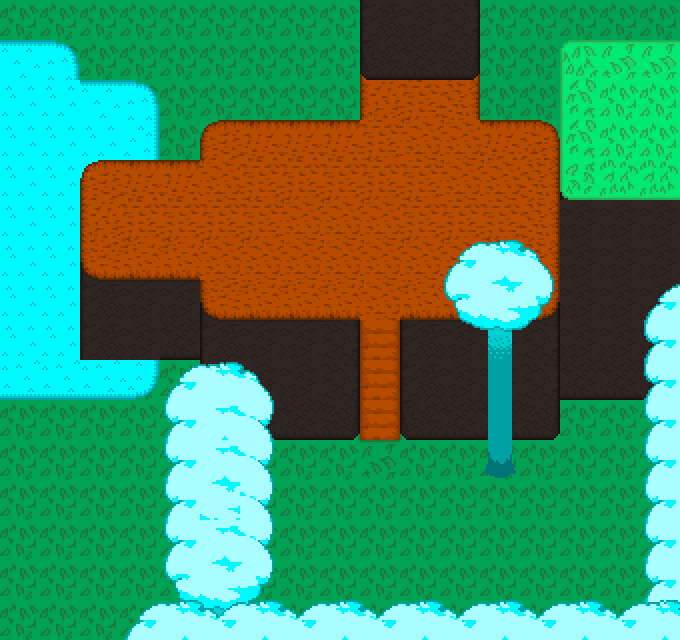

Tiled map render using the project's own tile images. Description and the map definition, with tile-layer contents summarised, below:
An orthogonal 17x16 tile map with 40x40 px tiles, 8 tile layers (Tile Layer 4, Tile Layer 3, Tile Layer 2, Tile Layer 1, ...), 2 tilesets and 23 objects (2x interactable, elevatordoor, squaretestback, transition, chest, ...).

<map version="1.11" tiledversion="1.11.2" orientation="orthogonal" renderorder="right-down" width="17" height="16" tilewidth="40" tileheight="40" infinite="0" nextlayerid="14" nextobjectid="46">
 <editorsettings>
  <export target="dirtworld.lua" format="lua" />
 </editorsettings>
 <properties>
  <property name="music" value="dirtworld" />
 </properties>
 <tileset firstgid="1" source="../../tilesets/dirtworld.tsx" />
 <tileset firstgid="55" source="../../tilesets/bg_darktown.tsx" />
 <layer id="4" name="Tile Layer 4" width="17" height="16">
  <data>[272 cells, 215 non-empty, 4 distinct tile ids]</data>
 </layer>
 <layer id="3" name="Tile Layer 3" width="17" height="16">
  <data>[272 cells, 222 non-empty, 3 distinct tile ids]</data>
 </layer>
 <layer id="2" name="Tile Layer 2" width="17" height="16">
  <data>[272 cells, 34 non-empty, 6 distinct tile ids]</data>
 </layer>
 <layer id="1" name="Tile Layer 1" width="17" height="16">
  <data>[272 cells, 109 non-empty, 20 distinct tile ids]</data>
 </layer>
 <layer id="8" name="Tile Layer 5" width="17" height="16">
  <data>[272 cells, 18 non-empty, 7 distinct tile ids]</data>
 </layer>
 <layer id="12" name="Tile Layer 7" width="17" height="16">
  <data>[272 cells, 3 non-empty, 2 distinct tile ids]</data>
 </layer>
 <objectgroup id="7" name="collision">
  <object id="4" x="405" y="320" width="155" height="120" />
  <object id="5" x="200" y="320" width="155" height="120" />
  <object id="6" x="80" y="280" width="120" height="80" />
  <object id="8" x="0" y="280" width="160" height="120" />
  <object id="9" x="0" y="40" width="80" height="240" />
  <object id="10" x="80" y="80" width="80" height="80" />
  <object id="18" x="160" y="120" width="40" height="40" />
  <object id="19" x="200" y="40" width="160" height="80" />
  <object id="20" x="560" y="120" width="120" height="280" />
  <object id="21" x="480" y="40" width="200" height="80" />
  <object id="36" x="240" y="640" width="480" height="40" />
  <object id="37" x="680" y="400" width="40" height="240" />
  <object id="43" x="480" y="440" width="40" height="40" />
  <object id="44" x="200" y="440" width="40" height="200" />
 </objectgroup>
 <objectgroup id="5" name="objects">
  <object id="2" name="elevatordoor" x="360" y="40" width="120" height="40" />
  <object id="3" name="squaretestback" x="-40" y="-40" width="240" height="400" />
  <object id="28" name="interactable" x="560" y="360" width="120" height="40">
   <properties>
    <property name="text" value="* A conveniently-placed tower is blocking you from going further" />
   </properties>
  </object>
  <object id="29" name="interactable" x="560" y="120" width="40" height="80">
   <properties>
    <property name="text" value="* You can't step on the grass. It'd be rude to the grass's owner!" />
   </properties>
  </object>
  <object id="32" name="transition" x="360" y="25" width="120" height="40">
   <properties>
    <property name="map" value="hub_elevator" />
    <property name="marker" value="entry" />
   </properties>
  </object>
  <object id="42" name="chest" x="120" y="240">
   <properties>
    <property name="item" value="mudcake" />
   </properties>
   <point />
  </object>
  <object id="45" name="squaretest" x="-40" y="-40" width="240" height="400" />
 </objectgroup>
 <objectgroup id="10" name="markers">
  <object id="34" name="entry_elevator" x="420" y="120">
   <point />
  </object>
  <object id="39" name="spawn" x="440" y="120">
   <point />
  </object>
 </objectgroup>
 <layer id="11" name="Tile Layer 6" width="17" height="16">
  <data>[272 cells, 39 non-empty, 16 distinct tile ids]</data>
 </layer>
 <layer id="13" name="Tile Layer 8" width="17" height="16">
  <data>[272 cells, 14 non-empty, 4 distinct tile ids]</data>
 </layer>
</map>
